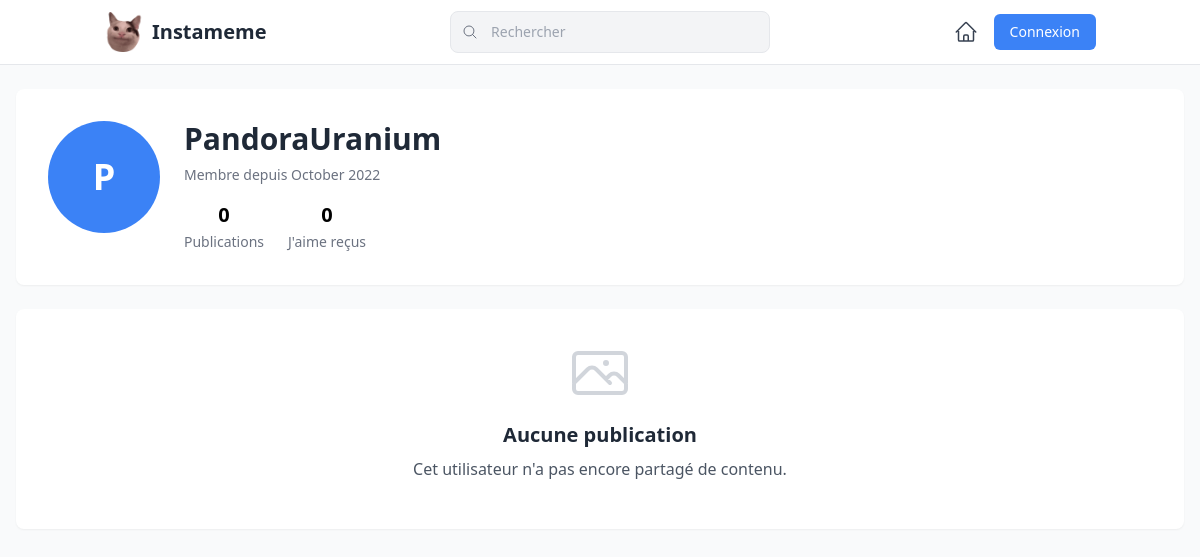
The app's page /user.php?user_id=3 with its own data.
### tables this page shows
CREATE TABLE `utilisateurs` (
  `id` bigint unsigned NOT NULL AUTO_INCREMENT,
  `pseudo` varchar(64) NOT NULL,
  `mot_de_passe` varchar(32) NOT NULL, 
  `date_inscription` datetime DEFAULT NULL,
  PRIMARY KEY (`id`),
  UNIQUE KEY `pseudo` (`pseudo`)
);

### user.php (the view, shortened to what this page needs)
<?php
require_once 'db.php';
$user_id = isset($_SESSION['id_utilisateur']) ? $_SESSION['id_utilisateur'] : 0;
require_once 'header.php';
?>
<!DOCTYPE html>
<html lang="fr">
<head>
</head>
<body class="bg-gray-50 min-h-screen pb-10">
    <div class="container mx-auto px-4 py-6 max-w-7xl">
        <?php if (isset($_GET['user_id']) && !empty($_GET['user_id'])): ?>
            <?php
            $visiting_user_id = (int)$_GET['user_id'];
            $sql_user = "SELECT id, pseudo, date_inscription FROM utilisateurs WHERE id = ?";
            $stmt_user = $conn->prepare($sql_user);
            $stmt_user->bind_param("i", $visiting_user_id);
            $stmt_user->execute();
            $user_result = $stmt_user->get_result();
            if ($user_result->num_rows === 1) {
                $user_info = $user_result->fetch_assoc();
                $sql_post_count = "SELECT COUNT(*) as post_count FROM contenus WHERE id_utilisateur = ?";
                $stmt_count = $conn->prepare($sql_post_count);
                $stmt_count->bind_param("i", $visiting_user_id);
                $stmt_count->execute();
                $count_result = $stmt_count->get_result();
                $post_count = $count_result->fetch_assoc()['post_count'];
                $sql_likes_count = "SELECT COUNT(*) as likes_count FROM likes
                                    INNER JOIN contenus ON likes.id_contenu = contenus.id
                                    WHERE contenus.id_utilisateur = ?";
                $stmt_likes = $conn->prepare($sql_likes_count);
                $stmt_likes->bind_param("i", $visiting_user_id);
                $stmt_likes->execute();
                $likes_result = $stmt_likes->get_result();
                $likes_count = $likes_result->fetch_assoc()['likes_count'];
            ?>
                <div class="bg-white rounded-lg shadow-sm overflow-hidden mb-6">
                    <div class="p-6 md:p-8">
                        <div class="flex flex-col md:flex-row items-center md:items-start gap-6">
                            <div class="w-20 h-20 md:w-28 md:h-28 rounded-full overflow-hidden bg-blue-500 flex-shrink-0 flex items-center justify-center text-white text-3xl md:text-4xl font-bold">
                                <?= strtoupper(substr($user_info['pseudo'], 0, 1)) ?>
                            </div>
                            <div class="flex-grow text-center md:text-left">
                                <h1 class="text-2xl md:text-3xl font-bold text-gray-800 mb-2"><?= htmlspecialchars($user_info['pseudo']) ?></h1>
                                <p class="text-gray-500 text-sm mb-4">Membre depuis <?= date('F Y', strtotime($user_info['date_inscription'])) ?></p>
                                <div class="flex justify-center md:justify-start space-x-6 text-center">
                                    <div>
                                        <span class="font-bold text-xl block"><?= $post_count ?></span>
                                        <span class="text-gray-500 text-sm">Publications</span>
                                    </div>
                                    <div>
                                        <span class="font-bold text-xl block"><?= $likes_count ?></span>
                                        <span class="text-gray-500 text-sm">J'aime reçus</span>
                                    </div>
                                </div>
                            </div>
                        </div>
                    </div>
                </div>
                <?php
                $sql_posts = "SELECT contenus.id, contenus.id_utilisateur, contenus.description, contenus.chemin_image,
                              contenus.date_publication, utilisateurs.pseudo
                              FROM contenus
                              INNER JOIN utilisateurs ON contenus.id_utilisateur = utilisateurs.id
                              WHERE contenus.id_utilisateur = ?
                              ORDER BY contenus.date_publication DESC";
                $stmt_posts = $conn->prepare($sql_posts);
                $stmt_posts->bind_param("i", $visiting_user_id);
                $stmt_posts->execute();
                $result_posts = $stmt_posts->get_result();
                if ($result_posts->num_rows > 0):
                ?>
                    <h2 class="text-xl font-bold text-gray-800 mb-4 px-2">Publications</h2>
                    <div class="grid grid-cols-1 sm:grid-cols-2 lg:grid-cols-3 gap-4 md:gap-6">
                        <?php while ($row_post = $result_posts->fetch_assoc()): ?>
                            <?php
                            $sql_likes = "SELECT COUNT(*) AS like_count FROM likes WHERE id_contenu = " . $row_post['id'];
                            $likes_result = $conn->query($sql_likes);
                            $likes_row = $likes_result->fetch_assoc();
                            $like_count = $likes_row['like_count'];
                            $sql_nbcom = "SELECT COUNT(*) AS com_count FROM commentaires WHERE id_contenu =" . $row_post['id'] . ";";
                            $nbcom_result = $conn->query($sql_nbcom);
                            $nbcom_row = $nbcom_result->fetch_assoc();
                            $nbcom_count = $nbcom_row['com_count'];
                            ?>
                            <div class="bg-white rounded-lg overflow-hidden shadow-sm border border-gray-200 transition-transform duration-300 hover:-translate-y-1 hover:shadow-md">
                                <div class="p-3 flex items-center">
                                    <div class="flex items-center cursor-pointer">
                                        <div class="w-8 h-8 rounded-full overflow-hidden bg-blue-500 mr-3 flex-shrink-0 flex items-center justify-center text-white font-bold">
                                            <?= strtoupper(substr($row_post['pseudo'], 0, 1)) ?>
                                        </div>
                                        <div>
                                            <h3 class="font-semibold text-sm text-gray-800"><?= $row_post["pseudo"] ?></h3>
                                        </div>
                                    </div>
                                </div>
                                <div class="relative pt-[100%]">
                                    <img src="images/<?= $row_post["chemin_image"] ?>" alt="Image du post"
                                        class="absolute top-0 left-0 w-full h-full object-contain">
                                    <div class="absolute top-0 left-0 w-full h-full bg-black bg-opacity-40 opacity-0 hover:opacity-100 transition-opacity duration-300 flex items-center justify-center cursor-pointer"
                                        onclick="location.href='view_comments.php?post_id=<?= $row_post['id'] ?>'">
                                        <div class="flex gap-8 text-white font-semibold">
                                            <div class="flex items-center gap-1">
                                                <svg xmlns="http://www.w3.org/2000/svg" viewBox="0 0 24 24" fill="currentColor" class="w-6 h-6">
                                                    <path d="M11.645 20.91l-.007-.003-.022-.012a15.247 15.247 0 01-.383-.218 25.18 25.18 0 01-4.244-3.17C4.688 15.36 2.25 12.174 2.25 8.25 2.25 5.322 4.714 3 7.688 3A5.5 5.5 0 0112 5.052 5.5 5.5 0 0116.313 3c2.973 0 5.437 2.322 5.437 5.25 0 3.925-2.438 7.111-4.739 9.256a25.175 25.175 0 01-4.244 3.17 15.247 15.247 0 01-.383.219l-.022.012-.007.004-.003.001a.752.752 0 01-.704 0l-.003-.001z" />
                                                </svg>
                                                <?= $like_count ?>
                                            </div>
                                            <div class="flex items-center gap-1">
                                                <svg xmlns="http://www.w3.org/2000/svg" viewBox="0 0 24 24" fill="currentColor" class="w-6 h-6">
                                                    <path fill-rule="evenodd" d="M5.337 21.718a6.707 6.707 0 01-.533-.074.75.75 0 01-.44-1.223 3.73 3.73 0 00.814-1.686c.023-.115-.022-.317-.254-.543C3.274 16.587 2.25 14.41 2.25 12c0-5.03 4.428-9 9.75-9s9.75 3.97 9.75 9c0 5.03-4.428 9-9.75 9-.833 0-1.643-.097-2.417-.279a6.721 6.721 0 01-4.246.997z" clip-rule="evenodd" />
                                                </svg>
                                                <?= $nbcom_count ?>
                                            </div>
                                        </div>
                                    </div>
                                </div>
                                <div class="p-3">
                                    <div class="flex items-center justify-between mb-2">
                                        <form method="post" action="like_action.php" class="inline">
                                            <input type="hidden" name="post_id" value="<?= $row_post['id'] ?>">
                                            <input type="hidden" name="redirect_url" value="user.php?user_id=<?= $visiting_user_id ?>">
                                            <button type="submit" name="like_action" class="flex items-center focus:outline-none transition-colors duration-200">
                                                <?php
                                                $user_liked = false;
                                                if ($user_id > 0) {
                                                    $user_like_check = "SELECT * FROM likes WHERE id_contenu = {$row_post['id']} AND id_utilisateur = $user_id";
                                                    $user_like_result = $conn->query($user_like_check);
                                                    $user_liked = ($user_like_result->num_rows > 0);
                                                }
                                                ?>
                                                <?php if ($user_liked): ?>
                                                    <svg xmlns="http://www.w3.org/2000/svg" viewBox="0 0 24 24" fill="currentColor" class="w-6 h-6 text-red-500">
                                                        <path d="M11.645 20.91l-.007-.003-.022-.012a15.247 15.247 0 01-.383-.218 25.18 25.18 0 01-4.244-3.17C4.688 15.36 2.25 12.174 2.25 8.25 2.25 5.322 4.714 3 7.688 3A5.5 5.5 0 0112 5.052 5.5 5.5 0 0116.313 3c2.973 0 5.437 2.322 5.437 5.25 0 3.925-2.438 7.111-4.739 9.256a25.175 25.175 0 01-4.244 3.17 15.247 15.247 0 01-.383.219l-.022.012-.007.004-.003.001a.752.752 0 01-.704 0l-.003-.001z" />
                                                    </svg>
                                                <?php else: ?>
                                                    <svg xmlns="http://www.w3.org/2000/svg" fill="none" viewBox="0 0 24 24" stroke-width="1.5" stroke="currentColor" class="w-6 h-6 hover:text-red-500">
                                                        <path stroke-linecap="round" stroke-linejoin="round" d="M21 8.25c0-2.485-2.099-4.5-4.688-4.5-1.935 0-3.597 1.126-4.312 2.733-.715-1.607-2.377-2.733-4.313-2.733C5.1 3.75 3 5.765 3 8.25c0 7.22 9 12 9 12s9-4.78 9-12z" />
                                                    </svg>
                                                <?php endif; ?>
                                            </button>
                                        </form>
                                        <a href="view_comments.php?post_id=<?= $row_post['id'] ?>" class="flex items-center hover:text-blue-500 transition-colors duration-200">
                                            <svg xmlns="http://www.w3.org/2000/svg" fill="none" viewBox="0 0 24 24" stroke-width="1.5" stroke="currentColor" class="w-6 h-6">
                                                <path stroke-linecap="round" stroke-linejoin="round" d="M12 20.25c4.97 0 9-3.694 9-8.25s-4.03-8.25-9-8.25S3 7.444 3 12c0 2.104.859 4.023 2.273 5.48.432.447.74 1.04.586 1.641a4.483 4.483 0 01-.923 1.785A5.969 5.969 0 006 21c1.282 0 2.47-.402 3.445-1.087.81.22 1.668.337 2.555.337z" />
                                            </svg>
                                        </a>
                                    </div>
                                    <p class="text-sm font-semibold text-gray-800"><?= $like_count ?> j'aime</p>
                                    <p class="text-sm mt-1 line-clamp-2 text-gray-700">
                                        <span class="font-semibold"><?= $row_post["pseudo"] ?></span>
                                        <?= htmlspecialchars(substr($row_post["description"], 0, 100)) . (strlen($row_post["description"]) > 100 ? '...' : '') ?>
                                    </p>
                                    <?php if ($nbcom_count > 0): ?>
                                        <a href="view_comments.php?post_id=<?= $row_post['id'] ?>" class="text-gray-500 text-xs mt-2 block hover:text-blue-500 transition-colors duration-200">
                                            Voir les <?= $nbcom_count ?> commentaires
                                        </a>
                                    <?php endif; ?>
                                    <p class="text-gray-400 text-xs mt-1">
                                        <?= date('j M Y', strtotime($row_post["date_publication"])) ?>
                                    </p>
                                </div>
                            </div>
                        <?php endwhile; ?>
                    </div>
                <?php else: ?>
                    <div class="flex flex-col items-center justify-center bg-white rounded-lg shadow-sm p-8 text-center">
                        <h2 class="text-xl font-semibold text-gray-800 mb-2">Aucune publication</h2>
                        <p class="text-gray-600 mb-4">Cet utilisateur n'a pas encore partagé de contenu.</p>
                    </div>
                <?php endif; ?>
            <?php } ?>
        <?php endif; ?>
    </div>
</body>
</html>

### records on screen
utilisateurs: pseudo "P", pseudo "PandoraUranium", date_inscription "October 2022"

### other values on screen
$post_count "0"
$likes_count "0"
